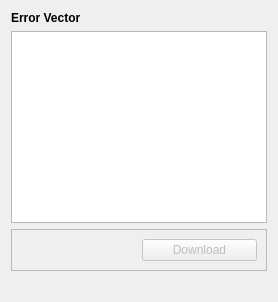
        <widget class="QWidget" name="tab_5">
         <property name="sizePolicy">
          <sizepolicy hsizetype="Preferred" vsizetype="Preferred">
           <horstretch>0</horstretch>
           <verstretch>0</verstretch>
          </sizepolicy>
         </property>
         <attribute name="title">
          <string>Data</string>
         </attribute>
         <layout class="QVBoxLayout" name="verticalLayout_11">
          <item>
           <widget class="QLabel" name="label_30">
            <property name="sizePolicy">
             <sizepolicy hsizetype="Expanding" vsizetype="Expanding">
              <horstretch>0</horstretch>
              <verstretch>0</verstretch>
             </sizepolicy>
            </property>
            <property name="font">
             <font>
              <weight>75</weight>
              <bold>true</bold>
             </font>
            </property>
            <property name="text">
             <string>Error Vector</string>
            </property>
           </widget>
          </item>
          <item>
           <widget class="QTableWidget" name="data">
            <property name="sizePolicy">
             <sizepolicy hsizetype="Expanding" vsizetype="Expanding">
              <horstretch>0</horstretch>
              <verstretch>1</verstretch>
             </sizepolicy>
            </property>
            <attribute name="horizontalHeaderShowSortIndicator" stdset="0">
             <bool>false</bool>
            </attribute>
           </widget>
          </item>
          <item>
           <widget class="QFrame" name="frame_17">
            <property name="frameShape">
             <enum>QFrame::StyledPanel</enum>
            </property>
            <property name="frameShadow">
             <enum>QFrame::Raised</enum>
            </property>
            <layout class="QHBoxLayout" name="horizontalLayout_4">
             <item>
              <widget class="QgsFileWidget" name="data_csv">
               <property name="filter">
                <string notr="true">.csv</string>
               </property>
               <property name="storageMode">
                <enum>QgsFileWidget::SaveFile</enum>
               </property>
               <property name="options">
                <set>QFileDialog::HideNameFilterDetails|QFileDialog::ReadOnly</set>
               </property>
              </widget>
             </item>
             <item>
              <widget class="QPushButton" name="descarga">
               <property name="enabled">
                <bool>false</bool>
               </property>
               <property name="text">
                <string>Download</string>
               </property>
              </widget>
             </item>
            </layout>
           </widget>
          </item>
          <item>
           <widget class="QLabel" name="label_31">
            <property name="text">
             <string/>
            </property>
           </widget>
          </item>
         </layout>
        </widget>
